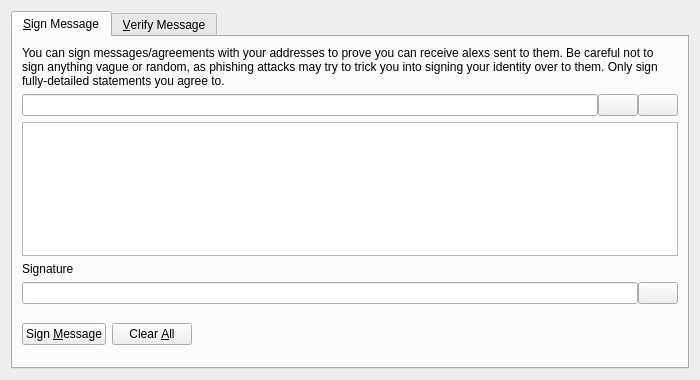
<?xml version="1.0" encoding="UTF-8"?>
<ui version="4.0">
 <class>SignVerifyMessageDialog</class>
 <widget class="QDialog" name="SignVerifyMessageDialog">
  <property name="geometry">
   <rect>
    <x>0</x>
    <y>0</y>
    <width>700</width>
    <height>380</height>
   </rect>
  </property>
  <property name="windowTitle">
   <string>Signatures - Sign / Verify a Message</string>
  </property>
  <property name="modal">
   <bool>true</bool>
  </property>
  <layout class="QVBoxLayout" name="verticalLayout">
   <item>
    <widget class="QTabWidget" name="tabWidget">
     <property name="currentIndex">
      <number>0</number>
     </property>
     <widget class="QWidget" name="tabSignMessage">
      <attribute name="title">
       <string>&amp;Sign Message</string>
      </attribute>
      <layout class="QVBoxLayout" name="verticalLayout_SM">
       <item>
        <widget class="QLabel" name="infoLabel_SM">
         <property name="text">
          <string>You can sign messages/agreements with your addresses to prove you can receive alexs sent to them. Be careful not to sign anything vague or random, as phishing attacks may try to trick you into signing your identity over to them. Only sign fully-detailed statements you agree to.</string>
         </property>
         <property name="textFormat">
          <enum>Qt::PlainText</enum>
         </property>
         <property name="wordWrap">
          <bool>true</bool>
         </property>
        </widget>
       </item>
       <item>
        <layout class="QHBoxLayout" name="horizontalLayout_1_SM">
         <property name="spacing">
          <number>0</number>
         </property>
         <item>
          <widget class="QValidatedLineEdit" name="addressIn_SM">
           <property name="toolTip">
            <string>The Alex address to sign the message with</string>
           </property>
          </widget>
         </item>
         <item>
          <widget class="QPushButton" name="addressBookButton_SM">
           <property name="toolTip">
            <string>Choose previously used address</string>
           </property>
           <property name="text">
            <string/>
           </property>
           <property name="icon">
            <iconset resource="../alex.qrc">
             <normaloff>:/icons/address-book</normaloff>:/icons/address-book</iconset>
           </property>
           <property name="shortcut">
            <string>Alt+A</string>
           </property>
           <property name="autoDefault">
            <bool>false</bool>
           </property>
          </widget>
         </item>
         <item>
          <widget class="QPushButton" name="pasteButton_SM">
           <property name="toolTip">
            <string>Paste address from clipboard</string>
           </property>
           <property name="text">
            <string/>
           </property>
           <property name="icon">
            <iconset resource="../alex.qrc">
             <normaloff>:/icons/editpaste</normaloff>:/icons/editpaste</iconset>
           </property>
           <property name="shortcut">
            <string>Alt+P</string>
           </property>
           <property name="autoDefault">
            <bool>false</bool>
           </property>
          </widget>
         </item>
        </layout>
       </item>
       <item>
        <widget class="QPlainTextEdit" name="messageIn_SM">
         <property name="toolTip">
          <string>Enter the message you want to sign here</string>
         </property>
        </widget>
       </item>
       <item>
        <widget class="QLabel" name="signatureLabel_SM">
         <property name="text">
          <string>Signature</string>
         </property>
         <property name="textFormat">
          <enum>Qt::PlainText</enum>
         </property>
        </widget>
       </item>
       <item>
        <layout class="QHBoxLayout" name="horizontalLayout_2_SM">
         <property name="spacing">
          <number>0</number>
         </property>
         <item>
          <widget class="QLineEdit" name="signatureOut_SM">
           <property name="font">
            <font>
             <italic>true</italic>
            </font>
           </property>
           <property name="readOnly">
            <bool>true</bool>
           </property>
          </widget>
         </item>
         <item>
          <widget class="QPushButton" name="copySignatureButton_SM">
           <property name="toolTip">
            <string>Copy the current signature to the system clipboard</string>
           </property>
           <property name="text">
            <string/>
           </property>
           <property name="icon">
            <iconset resource="../alex.qrc">
             <normaloff>:/icons/editcopy</normaloff>:/icons/editcopy</iconset>
           </property>
           <property name="autoDefault">
            <bool>false</bool>
           </property>
          </widget>
         </item>
        </layout>
       </item>
       <item>
        <layout class="QHBoxLayout" name="horizontalLayout_3_SM">
         <item>
          <widget class="QPushButton" name="signMessageButton_SM">
           <property name="toolTip">
            <string>Sign the message to prove you own this Alex address</string>
           </property>
           <property name="text">
            <string>Sign &amp;Message</string>
           </property>
           <property name="icon">
            <iconset resource="../alex.qrc">
             <normaloff>:/icons/edit</normaloff>:/icons/edit</iconset>
           </property>
           <property name="autoDefault">
            <bool>false</bool>
           </property>
          </widget>
         </item>
         <item>
          <widget class="QPushButton" name="clearButton_SM">
           <property name="toolTip">
            <string>Reset all sign message fields</string>
           </property>
           <property name="text">
            <string>Clear &amp;All</string>
           </property>
           <property name="icon">
            <iconset resource="../alex.qrc">
             <normaloff>:/icons/remove</normaloff>:/icons/remove</iconset>
           </property>
           <property name="autoDefault">
            <bool>false</bool>
           </property>
          </widget>
         </item>
         <item>
          <spacer name="horizontalSpacer_1_SM">
           <property name="orientation">
            <enum>Qt::Horizontal</enum>
           </property>
           <property name="sizeHint" stdset="0">
            <size>
             <width>40</width>
             <height>48</height>
            </size>
           </property>
          </spacer>
         </item>
         <item>
          <widget class="QLabel" name="statusLabel_SM">
           <property name="font">
            <font>
             <weight>75</weight>
             <bold>true</bold>
            </font>
           </property>
           <property name="text">
            <string/>
           </property>
           <property name="wordWrap">
            <bool>true</bool>
           </property>
          </widget>
         </item>
         <item>
          <spacer name="horizontalSpacer_2_SM">
           <property name="orientation">
            <enum>Qt::Horizontal</enum>
           </property>
           <property name="sizeHint" stdset="0">
            <size>
             <width>40</width>
             <height>48</height>
            </size>
           </property>
          </spacer>
         </item>
        </layout>
       </item>
      </layout>
     </widget>
     <widget class="QWidget" name="tabVerifyMessage">
      <attribute name="title">
       <string>&amp;Verify Message</string>
      </attribute>
      <layout class="QVBoxLayout" name="verticalLayout_VM">
       <item>
        <widget class="QLabel" name="infoLabel_VM">
         <property name="text">
          <string>Enter the receiver's address, message (ensure you copy line breaks, spaces, tabs, etc. exactly) and signature below to verify the message. Be careful not to read more into the signature than what is in the signed message itself, to avoid being tricked by a man-in-the-middle attack. Note that this only proves the signing party receives with the address, it cannot prove sendership of any transaction!</string>
         </property>
         <property name="textFormat">
          <enum>Qt::PlainText</enum>
         </property>
         <property name="alignment">
          <set>Qt::AlignLeading|Qt::AlignLeft|Qt::AlignTop</set>
         </property>
         <property name="wordWrap">
          <bool>true</bool>
         </property>
        </widget>
       </item>
       <item>
        <layout class="QHBoxLayout" name="horizontalLayout_1_VM">
         <property name="spacing">
          <number>0</number>
         </property>
         <item>
          <widget class="QValidatedLineEdit" name="addressIn_VM">
           <property name="toolTip">
            <string>The Alex address the message was signed with</string>
           </property>
          </widget>
         </item>
         <item>
          <widget class="QPushButton" name="addressBookButton_VM">
           <property name="toolTip">
            <string>Choose previously used address</string>
           </property>
           <property name="text">
            <string/>
           </property>
           <property name="icon">
            <iconset resource="../alex.qrc">
             <normaloff>:/icons/address-book</normaloff>:/icons/address-book</iconset>
           </property>
           <property name="shortcut">
            <string>Alt+A</string>
           </property>
           <property name="autoDefault">
            <bool>false</bool>
           </property>
          </widget>
         </item>
        </layout>
       </item>
       <item>
        <widget class="QPlainTextEdit" name="messageIn_VM"/>
       </item>
       <item>
        <widget class="QValidatedLineEdit" name="signatureIn_VM"/>
       </item>
       <item>
        <layout class="QHBoxLayout" name="horizontalLayout_2_VM">
         <item>
          <widget class="QPushButton" name="verifyMessageButton_VM">
           <property name="toolTip">
            <string>Verify the message to ensure it was signed with the specified Alex address</string>
           </property>
           <property name="text">
            <string>Verify &amp;Message</string>
           </property>
           <property name="icon">
            <iconset resource="../alex.qrc">
             <normaloff>:/icons/transaction_0</normaloff>:/icons/transaction_0</iconset>
           </property>
           <property name="autoDefault">
            <bool>false</bool>
           </property>
          </widget>
         </item>
         <item>
          <widget class="QPushButton" name="clearButton_VM">
           <property name="toolTip">
            <string>Reset all verify message fields</string>
           </property>
           <property name="text">
            <string>Clear &amp;All</string>
           </property>
           <property name="icon">
            <iconset resource="../alex.qrc">
             <normaloff>:/icons/remove</normaloff>:/icons/remove</iconset>
           </property>
           <property name="autoDefault">
            <bool>false</bool>
           </property>
          </widget>
         </item>
         <item>
          <spacer name="horizontalSpacer_1_VM">
           <property name="orientation">
            <enum>Qt::Horizontal</enum>
           </property>
           <property name="sizeHint" stdset="0">
            <size>
             <width>40</width>
             <height>48</height>
            </size>
           </property>
          </spacer>
         </item>
         <item>
          <widget class="QLabel" name="statusLabel_VM">
           <property name="font">
            <font>
             <weight>75</weight>
             <bold>true</bold>
            </font>
           </property>
           <property name="text">
            <string/>
           </property>
           <property name="wordWrap">
            <bool>true</bool>
           </property>
          </widget>
         </item>
         <item>
          <spacer name="horizontalSpacer_2_VM">
           <property name="orientation">
            <enum>Qt::Horizontal</enum>
           </property>
           <property name="sizeHint" stdset="0">
            <size>
             <width>40</width>
             <height>48</height>
            </size>
           </property>
          </spacer>
         </item>
        </layout>
       </item>
      </layout>
     </widget>
    </widget>
   </item>
  </layout>
 </widget>
 <customwidgets>
  <customwidget>
   <class>QValidatedLineEdit</class>
   <extends>QLineEdit</extends>
   <header>qvalidatedlineedit.h</header>
  </customwidget>
 </customwidgets>
 <resources>
  <include location="../alex.qrc"/>
 </resources>
 <connections/>
</ui>
